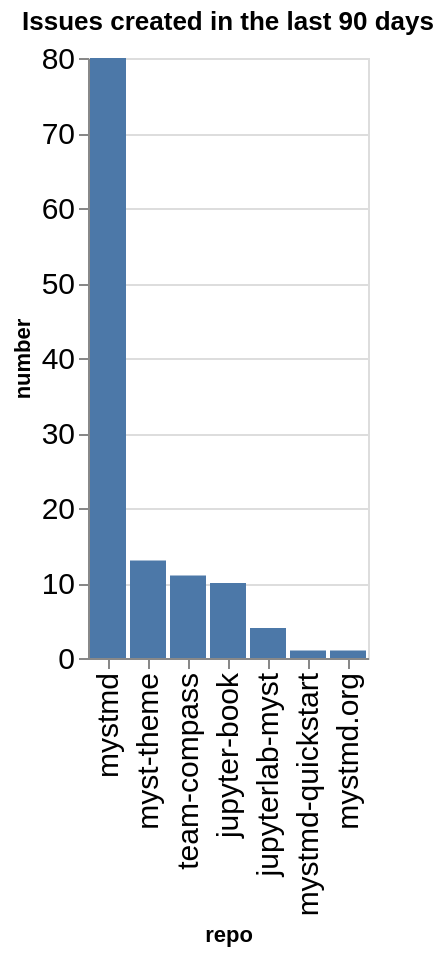

The notebook cell saved with this chart:
### Code cell
created_counts = created.groupby(['org', 'repo']).count()['number'].reset_index()
created_counts['org/repo'] = created_counts.apply(lambda a: a['org'] + '/' + a['repo'], axis=1)
sorted_vals = created_counts.sort_values(['org', 'number'], ascending=False)['repo'].values
alt.Chart(data=created_counts, title=f"Issues created in the last {n_days} days").mark_bar().encode(
    x=alt.X('repo', sort=alt.Sort(sorted_vals.tolist())),
    y='number',
)

### Figure 1 — Vega-Lite specification as saved in the notebook (floating-point values rounded to 4 significant figures)
{"config": {"axisLeft": {"labelFontSize": 15}, "axisBottom": {"labelFontSize": 15}}, "data": {"name": "data-e89b4a313ae71cb3a04eb5af7135c2f2"}, "mark": {"type": "bar"}, "encoding": {"x": {"field": "repo", "sort": ["mystmd", "myst-theme", "team-compass", "jupyter-book", "jupyterlab-myst", "mystmd-quickstart", "mystmd.org"], "type": "nominal"}, "y": {"field": "number", "type": "quantitative"}}, "title": "Issues created in the last 90 days", "$schema": "https://vega.github.io/schema/vega-lite/v5.20.1.json", "datasets": {"data-e89b4a313ae71cb3a04eb5af7135c2f2": [{"org": "jupyter-book", "repo": "jupyter-book", "number": 10, "org/repo": "jupyter-book/jupyter-book"}, {"org": "jupyter-book", "repo": "jupyterlab-myst", "number": 4, "org/repo": "jupyter-book/jupyterlab-myst"}, {"org": "jupyter-book", "repo": "myst-theme", "number": 13, "org/repo": "jupyter-book/myst-theme"}, {"org": "jupyter-book", "repo": "mystmd", "number": 80, "org/repo": "jupyter-book/mystmd"}, {"org": "jupyter-book", "repo": "mystmd-quickstart", "number": 1, "org/repo": "jupyter-book/mystmd-quickstart"}, {"org": "jupyter-book", "repo": "mystmd.org", "number": 1, "org/repo": "jupyter-book/mystmd.org"}, {"org": "jupyter-book", "repo": "team-compass", "number": 11, "org/repo": "jupyter-book/team-compass"}]}}
